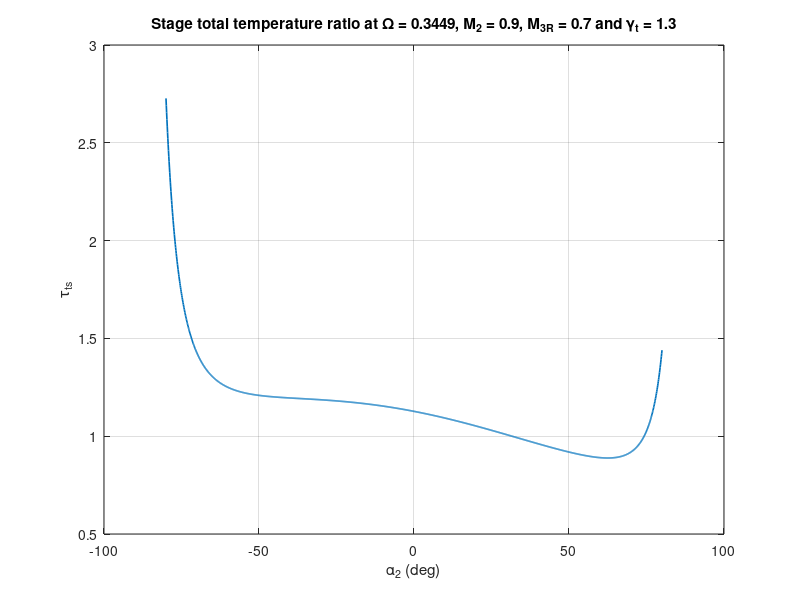
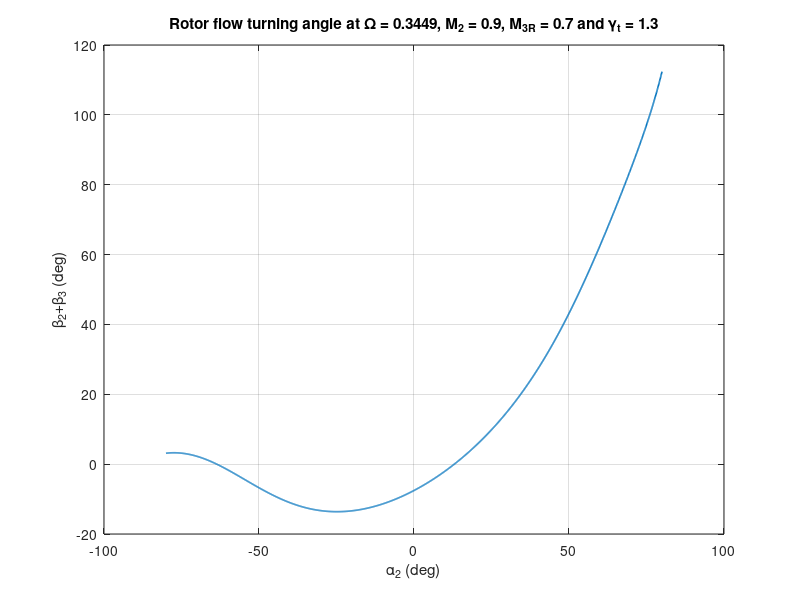
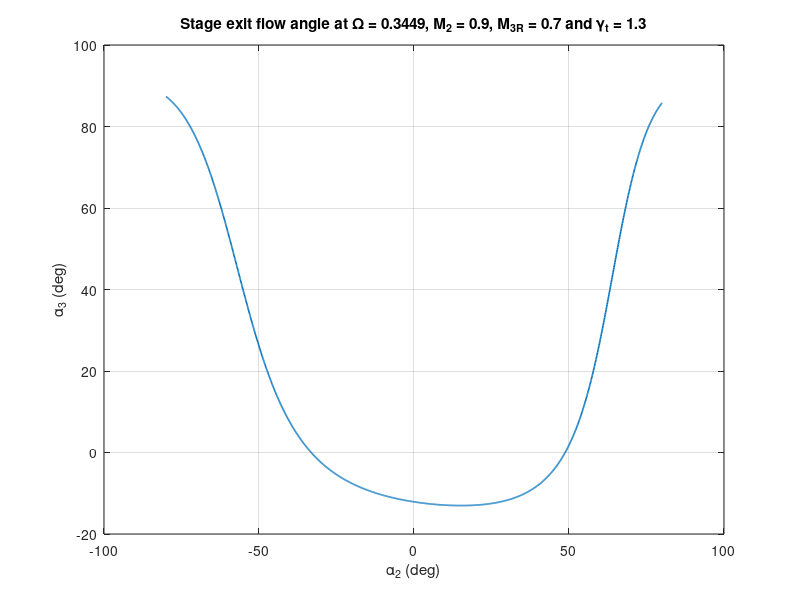
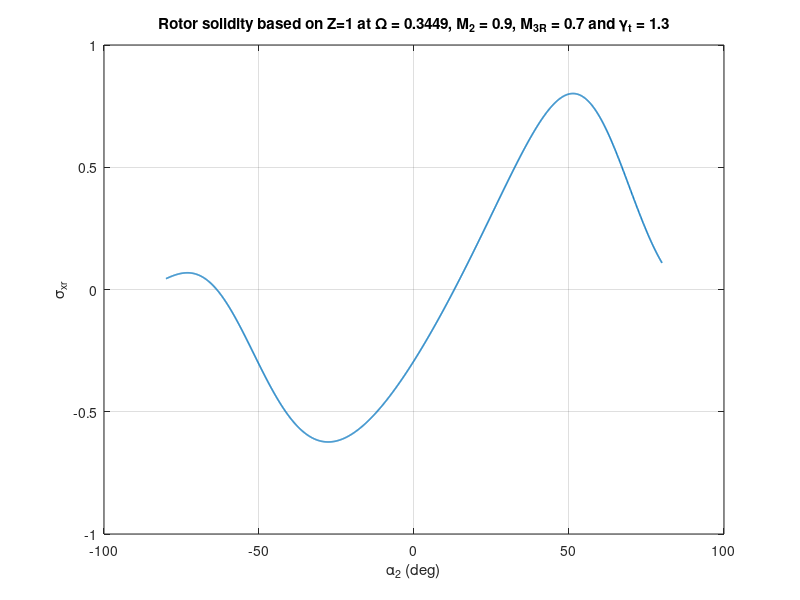

MATLAB code for these plots, in order:
clc;clear; close all;
%% LPT Aerodynamic Calculations

alpha2 = -80:0.1:80; % Stage turning angle
M3R = 0.7; % Relative Mach number
M2 = 0.9; % Stage exit Mach number
gamma_t = 1.3; % Ratio of specific heats
omega = 0.42; % Dimensionless turbine rotor speed

% Velocity Ratios
V2overV = sqrt(((gamma_t-1)*M2.^2)/(1+((gamma_t-1)*M2.^2)/2));
uOverV = V2overV*cosd(alpha2);
v2OverV = V2overV*sind(alpha2);
v2ROverV = v2OverV - omega;

Beta2 = atand(v2ROverV./uOverV);
rotorRelative = 1 + ((omega^2)*(0.5-(v2OverV./omega)));
Beta3 = atand((rotorRelative./uOverV.^2)*(((gamma_t-1)*M3R^2)/(1+((gamma_t-1)*M3R^2)/2)));
Beta = Beta2 + Beta3;
v3OverV = (uOverV.*tand(Beta3))-omega;
alpha3 = atand(v3OverV./uOverV);
T3OverTt1 = (rotorRelative)/(1+(((gamma_t-1)*M3R^2)/2));% Temperature ratio
tauts = T3OverTt1 + ((uOverV.^2).*((1+(tand(alpha3)).^2)/2)); % Stage total temperature ratio
solidity = 2*((cosd(Beta3)).^2).*((tand(Beta2))+((tand(Beta3)))); % Rotor solidity

% Degree of Reaction
Tt1 = 3162.29;
gcOverCpt = 7378;
V = sqrt(gcOverCpt*Tt1);
V3R = 1004.8;
v3r = V3R*sin(Beta3);
v2r = (v2OverV-omega)*V;
Rt = ((v3r.^2)-(v2r.^2))./(2*(1-tauts)*V^2); % Rotor degree of reaction


figure(1)
plot(alpha2,tauts,'LineWidth',1.2);
xlabel('\alpha_{2} (deg)'); ylabel('\tau_{ts}');
grid on;
title('Stage total temperature ratio at \Omega = 0.3449, M_{2} = 0.9, M_{3R} = 0.7 and \gamma_{t} = 1.3');

figure(2)
plot(alpha2,Beta,'LineWidth',1.2);
xlabel('\alpha_{2} (deg)'); ylabel('\beta_{2}+\beta_{3} (deg)');
grid on;
title('Rotor flow turning angle at \Omega = 0.3449, M_{2} = 0.9, M_{3R} = 0.7 and \gamma_{t} = 1.3');

figure(3)
plot(alpha2,alpha3,'LineWidth',1.2);
xlabel('\alpha_{2} (deg)'); ylabel('\alpha_{3} (deg)');
grid on;
title('Stage exit flow angle at \Omega = 0.3449, M_{2} = 0.9, M_{3R} = 0.7 and \gamma_{t} = 1.3');

figure(4)
plot(alpha2,solidity,'LineWidth',1.2);
xlabel('\alpha_{2} (deg)'); ylabel('\sigma_{xr}');
grid on;
title('Rotor solidity based on Z=1 at \Omega = 0.3449, M_{2} = 0.9, M_{3R} = 0.7 and \gamma_{t} = 1.3');

figure(5)
plot(alpha2,Rt,'LineWidth',1.2);
xlabel('\alpha_{2} (deg)'); ylabel('R_{t}');
grid on;
title('Rotor degree of reaction at \Omega = 0.3449, M_{2} = 0.9, M_{3R} = 0.7 and \gamma_{t} = 1.3');
axis([-80 80 -1 1.5]);

%choosing parameters due to chosen angle1
%for i = 1:1:18001
%if alpha1(i) == 28
%end
%end